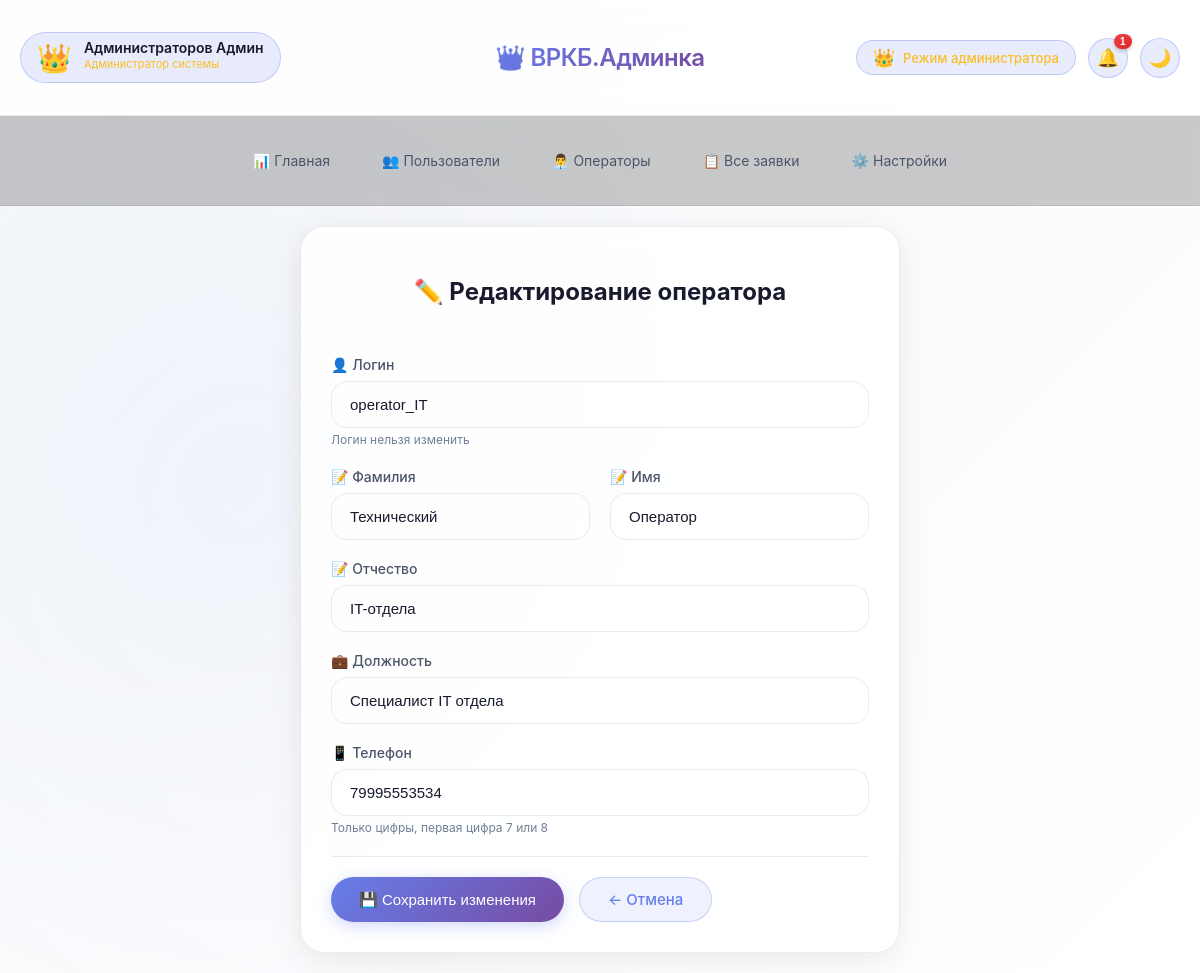
Screenshot of /admin/operator/edit/2 (signed in) with the database file from the repository.
### tables this page shows
CREATE TABLE operators (
        id INTEGER PRIMARY KEY AUTOINCREMENT,
        username TEXT NOT NULL UNIQUE,
        password TEXT NOT NULL,
        last_name TEXT,
        first_name TEXT,
        middle_name TEXT,
        post TEXT,
        phone TEXT
    );

### app.py (the view)
    def decorated_function(*args, **kwargs):
        if not session.get('admin_logged_in'):
            flash('Доступ только для администраторов', 'danger')
            return redirect(url_for('admin_login'))
        return f(*args, **kwargs)

### app.py (called while the page is built, shortened)
def get_db_connection():
    conn = sqlite3.connect('databases/database_helpdesk.db', timeout=20)
    conn.row_factory = sqlite3.Row
    conn.execute('PRAGMA journal_mode=WAL')
    conn.execute('PRAGMA synchronous=NORMAL')
    return conn

def admin_required(f):
    def decorated_function(*args, **kwargs):
        if not session.get('admin_logged_in'):
            flash('Доступ только для администраторов', 'danger')
            return redirect(url_for('admin_login'))
        return f(*args, **kwargs)
    decorated_function.__name__ = f.__name__
    return decorated_function

@app.route('/admin/operator/edit/<int:operator_id>', methods=['GET', 'POST'])
@admin_required
def admin_operator_edit(operator_id):
    conn = get_db_connection()
    operator = conn.execute('SELECT * FROM operators WHERE id = ?', (operator_id,)).fetchone()
    conn.close()
    if not operator:
        flash('Оператор не найден', 'danger')
        return redirect(url_for('admin_operators'))
    return render_template('admins/admin_operator_edit.html', operator=operator)

@app.context_processor
def inject_user():
    user_info = {}
    return {'user': user_info}

### templates/admins/admin_operator_edit.html (shortened to what this page needs)
{% extends "admins/base_admin.html" %}
{% block content %}
<div class="card" style="max-width: 600px; margin: 0 auto;">
    <h2 style="text-align: center; margin-bottom: 30px;">✏️ Редактирование оператора</h2>
    <form method="POST">
        <div class="form-group">
            <label>👤 Логин</label>
            <input type="text" class="form-control" value="{{ operator.username }}" disabled readonly>
            <small class="text-muted">Логин нельзя изменить</small>
        </div>
        <div class="form-row">
            <div class="form-group">
                <label>📝 Фамилия</label>
                <input type="text" name="last_name" class="form-control" value="{{ operator.last_name or '' }}" required>
            </div>
            <div class="form-group">
                <label>📝 Имя</label>
                <input type="text" name="first_name" class="form-control" value="{{ operator.first_name or '' }}" required>
            </div>
        </div>
        <div class="form-group">
            <label>📝 Отчество</label>
            <input type="text" name="middle_name" class="form-control" value="{{ operator.middle_name or '' }}">
        </div>
        <div class="form-group">
            <label>💼 Должность</label>
            <input type="text" name="post" class="form-control" value="{{ operator.post or '' }}">
        </div>
        <div class="form-group">
            <label>📱 Телефон</label>
            <input type="tel" name="phone" class="form-control" value="{{ operator.phone or '' }}" placeholder="79012345678">
            <small class="text-muted">Только цифры, первая цифра 7 или 8</small>
        </div>
        <hr>
        <div class="action-buttons">
            <button type="submit" class="btn btn-primary">💾 Сохранить изменения</button>
            <a href="{{ url_for('admin_operators') }}" class="btn btn-outline">← Отмена</a>
        </div>
    </form>
</div>
{% endblock %}

### static/style.css (style rules this page uses)
:root { --bg-gradient-start: #f5f7fa; --bg-gradient-end: #ffffff; --glass-bg: rgba(255, 255, 255, 0.85); --glass-bg-dark: rgba(0, 0, 0, 0.75); --glass-border: rgba(0, 0, 0, 0.08); --glass-shadow: 0 8px 32px 0 rgba(0, 0, 0, 0.08); --shadow-sm: 0 2px 8px rgba(0, 0, 0, 0.04); --shadow-md: 0 4px 20px rgba(0, 0, 0, 0.06); --shadow-lg: 0 12px 32px rgba(0, 0, 0, 0.1); --shadow-glow: 0 0 20px rgba(102, 126, 234, 0.15); --text-primary: #1a1a2e; --text-secondary: #4a5568; --text-muted: #718096; --blur-amount: 12px; --border-radius: 24px; --accent-color: #667eea; --accent-hover: #5a67d8; }
* { margin: 0; padding: 0; box-sizing: border-box; }
body { font-family: -apple-system, 'Segoe UI', 'SF Pro Text', 'Helvetica Neue', sans-serif; background: linear-gradient(135deg, var(--bg-gradient-start), var(--bg-gradient-end)); min-height: 100vh; color: var(--text-primary); transition: all 0.3s ease; position: relative; }
body::before { content: ''; position: fixed; top: 0; left: 0; width: 100%; height: 100%; background: radial-gradient(circle at 20% 50%, rgba(102,126,234,0.05) 0%, transparent 50%); pointer-events: none; z-index: 0; }
.glass-card, .card { background: var(--glass-bg); backdrop-filter: blur(var(--blur-amount)); -webkit-backdrop-filter: blur(var(--blur-amount)); border-radius: var(--border-radius); border: 1px solid var(--glass-border); box-shadow: var(--glass-shadow); padding: 30px; margin-bottom: 20px; transition: all 0.4s cubic-bezier(0.4, 0, 0.2, 1); animation: fadeInUp 0.5s ease-out; }
.card h2 { padding: 20px; margin-bottom: 20px; }
.btn { padding: 12px 28px; border: none; border-radius: 40px; font-size: 15px; font-weight: 500; cursor: pointer; transition: all 0.3s cubic-bezier(0.4, 0, 0.2, 1); display: inline-block; text-decoration: none; text-align: center; }
.btn-primary { background: linear-gradient(135deg, var(--accent-color), #764ba2); color: white; box-shadow: 0 4px 15px rgba(102, 126, 234, 0.3); }
.btn-outline { background: rgba(102, 126, 234, 0.1); border: 1px solid rgba(102, 126, 234, 0.3); color: var(--accent-color); }
.form-group { margin-bottom: 20px; }
label { display: block; margin-bottom: 8px; font-weight: 500; color: var(--text-secondary); font-size: 14px; }
input, textarea, select { width: 100%; padding: 14px 18px; border: 1px solid var(--glass-border); border-radius: 16px; font-size: 15px; transition: all 0.3s ease; background: rgba(255, 255, 255, 0.08); color: var(--text-primary); }
.text-muted { color: var(--text-muted); font-size: 12px; }
hr { border: none; height: 1px; background: var(--glass-border); margin: 20px 0; }

### templates/admins/admin_operator_edit.html (style rules this page uses)
.form-row { display: grid; grid-template-columns: 1fr 1fr; gap: 20px; }
.action-buttons { display: flex; gap: 15px; margin-top: 20px; }

### rows the page displays
operators: username "operator_IT", last_name "Технический", first_name "Оператор", middle_name "IT-отдела", post "Специалист IT отдела", phone "79995553534"

### other values shown
{{ session.admin_full_name or session.admin_username or 'Администратор' }} "Администраторов Админ"
